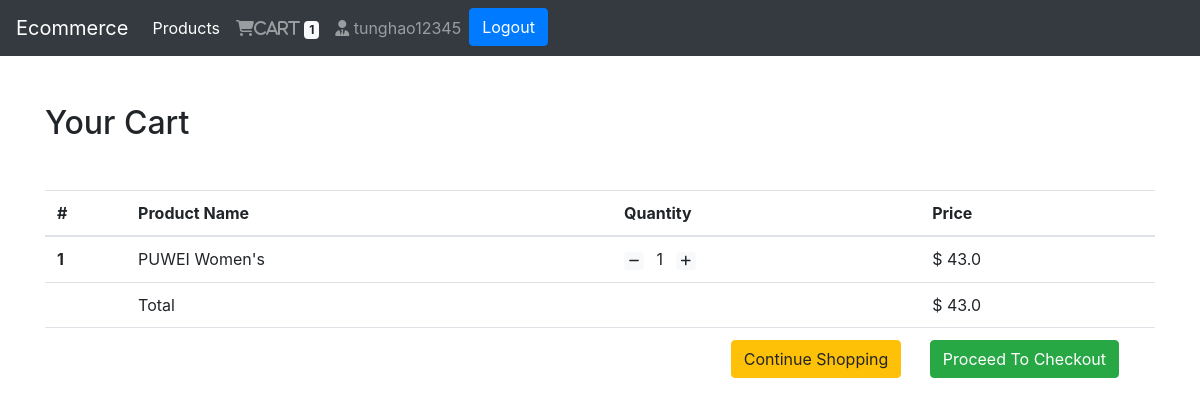
/cart/ (signed in), run on an earlier commit of the app's database.
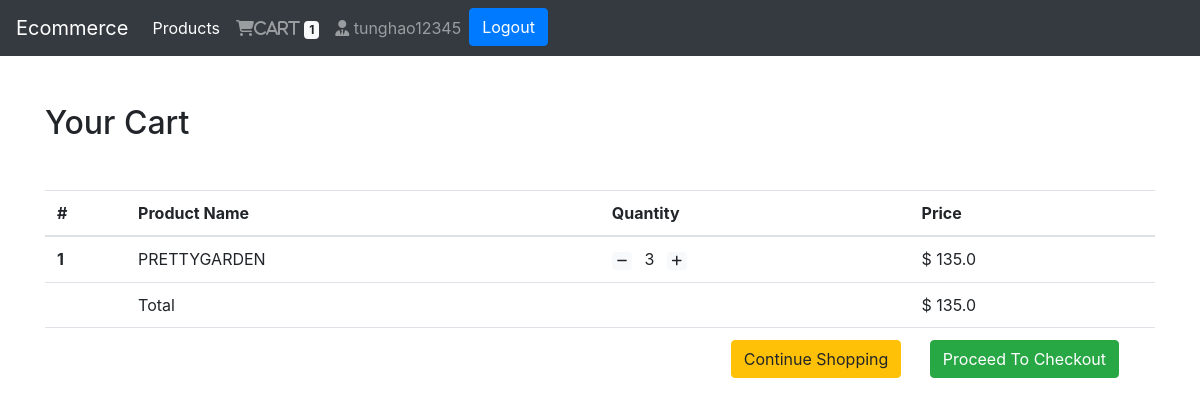
And on a later commit of the database.
### cart/models.py (models this page shows, shortened)
class Cart(models.Model):
	user = models.ForeignKey(User, on_delete=models.CASCADE)
	item = models.ForeignKey(Product, on_delete=models.CASCADE)
	quantity = models.IntegerField(default=1)
	created = models.DateTimeField(auto_now_add=True)
	def get_total(self):
		return self.item.price * self.quantity

class Order(models.Model):
	orderitems = models.ManyToManyField(Cart)
	user = models.ForeignKey(User, on_delete=models.CASCADE)
	ordered = models.BooleanField(default=False)
	created = models.DateTimeField(auto_now_add=True)
	def get_totals(self):
		total = 0
		for orderitem in self.orderitems.all():
			total += orderitem.get_total()
		return total

### products/models.py (models this page shows, shortened)
class Product(models.Model):
	mainimage = models.ImageField(upload_to='images/products/', blank=True)
	name = models.CharField(max_length=300)
	slug = AutoSlugField(populate_from='name')
	category = models.ForeignKey(Category, on_delete=models.CASCADE)
	preview_text = models.TextField(max_length=200, verbose_name='Preview Text')
	detail_text = models.TextField(max_length=200, verbose_name='Detail Text')
	price = models.FloatField()

### cart/views.py (the view)
# urls.py: path('cart/', CartView, name='cart-home'),
def CartView(request):
	user = request.user
	carts = Cart.objects.filter(user=user)
	orders = Order.objects.filter(user=user, ordered=False)
	content = {
		"carts": carts,
		"order": orders[0]
	}
	if carts.exists():
		return render(request, 'cart/home.html', content)
	else:
		messages.warning(request, "You do not have an active order")
		return redirect("mainapp:home")

### cart/templatetags/cart_tag.py (called while the page is built)
@register.filter(name="cart")
def cart_total(user):
	cart = Cart.objects.filter(user=user)
	if cart.exists():
		return cart.count()
	else:
		return 0

### cart/templates/cart/home.html
{% extends "products/home.html" %}
{% block content %}
<div class="container my-5">
	<div class="my-5">
		<h2>Your Cart {{ a }}</h2>
	</div>
	<table class="table table-hover">
		<thead>
			<tr>
				<th scope="col">#</th>
				<th scope="col">Product Name</th>
				<th scope="col">Quantity</th>
				<th scope="col">Price</th>
			</tr>
		</thead>
		<tbody>
			{% for cart in carts %}
			<tr>
				<th scope="row">{{ forloop.counter }}</th>
				<td>{{ cart.item.name }}</td>
				<td>
					<a class="mr-2" href="{% url 'mainapp:decrease-cart' cart.item.slug %}"><span class="badge badge-light"><i class="fa-solid fa-minus"></i></span></a>
					{{ cart.quantity }}
					<a class="ml-2" href="{% url 'mainapp:increase-cart' cart.item.slug %}"><span class="badge badge-light"><i class="fa-solid fa-plus"></i></span></a>
				</td>
				<td>$ {{ cart.get_total }}</td>
			</tr>
			{% endfor %}
			<tr>
				<th scope="row"></th>
				<td colspan="2">Total</td>
				<td>$ {{ order.get_totals | floatformat:1 }}</td>
			</tr>
			<tr>
				<th scope="row"></th>
				<td colspan="3" class="text-right">
					<a href="{% url 'mainapp:home' %}" class="btn btn-warning mr-4">Continue Shopping</a>
					<button class="btn btn-success mr-4">Proceed To Checkout</button>
				</td>
			</tr>
		</tbody>
	</table>
</div>
{% endblock content %}

What changed in the data, as far as the page shows it:
removed Cart: item.name "PUWEI Women's", quantity "1", get_total "43.0"
added Cart: item.name "PRETTYGARDEN", quantity "3", get_total "135.0"
computed for Order: get_totals "43.0" → "135.0"
